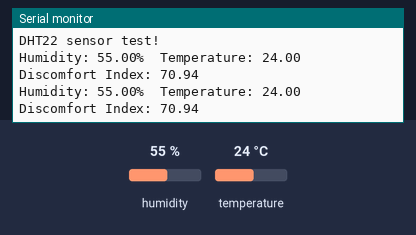
Bench run of a sketch on a simulated Arduino Uno, built with avr-gcc and run on an emulated ATmega328P. On the bench: the last lines printed to the serial monitor. The inputs (shaded band) are chosen by the test bench; at power-on: humidity 55 %, temperature 24 °C.

Above: at 4.8 s.
4.9 s: humidity set to 22 %
At 6.4 s:
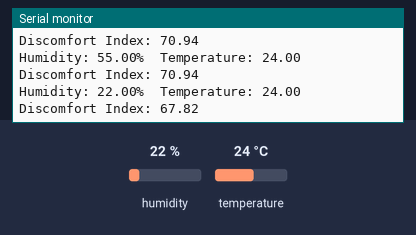
7.9 s: temperature set to 12 °C
At 9.4 s:
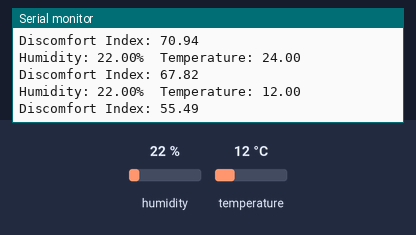
10.9 s: humidity set to 40 %
At 13.0 s:
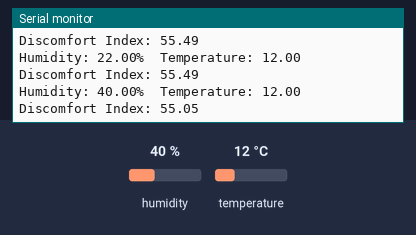
Timing chart, 0 to 14.5 s (numbered marks = the images above; inputs shaded):
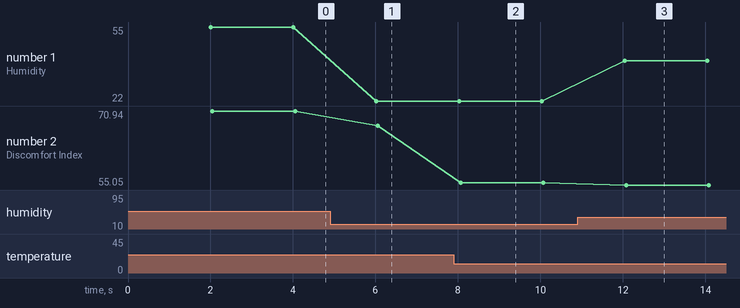

The sketch:

temparature.ino
```cpp
#include "DHT.h"

#define DHTPIN 2     // Digital pin connected to the DHT sensor
#define DHTTYPE DHT22   // DHT 22  (AM2302), AM2321
DHT dht(DHTPIN, DHTTYPE);

void setup() {
  Serial.begin(9600);
  Serial.println(F("DHT22 sensor test!"));

  dht.begin();
}

void loop() {
  delay(2000);

  float humidity = dht.readHumidity();
  float temperature = dht.readTemperature();

  if (isnan(humidity) || isnan(temperature)) {
    Serial.println(F("DHT22 sensor error!"));
    return;
  }

  Serial.print(F("Humidity: "));
  Serial.print(humidity);
  Serial.print(F("%  Temperature: "));
  Serial.print(temperature);
  Serial.println();

  float discomfortIndex = (1.8 * temperature) - (0.55 * (1 - humidity / 100.0) * (1.8 * temperature - 26)) + 32;
  Serial.print(F("Discomfort Index: "));
  Serial.print(discomfortIndex);
  Serial.println();
  Serial.println();
}
```

Measured:
- after the input at 4.9 s, the serial monitor: prints a new line after 1.1 s (image 1)
- after the input at 7.9 s, the serial monitor: prints a new line after 0.13 s (image 2)
- after the input at 10.9 s, the serial monitor: prints a new line after 1.1 s (image 3)
- plotted number 1: 55 → 22 after the input at 4.9 s, 22 → 40 after the input at 10.9 s
- plotted number 2: 70.94 → 67.82 after the input at 4.9 s, 67.82 → 55.49 after the input at 7.9 s, 55.49 → 55.05 after the input at 10.9 s
